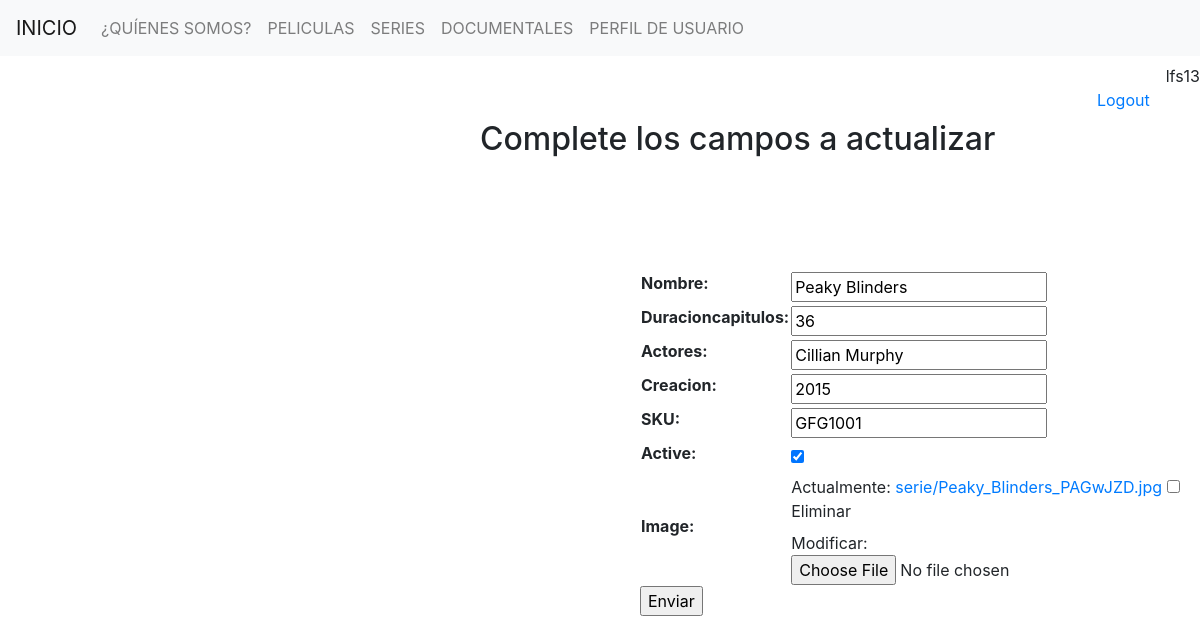
The page /series/update-serie/1/ (signed in) on the database its author committed.
### serie/models.py (models this page shows)
class Serie(models.Model):
    nombre = models.CharField(max_length=40)
    duracioncapitulos = models.IntegerField()
    actores = models.CharField(max_length=100)
    creacion =  models.IntegerField()
    SKU = models.CharField(max_length=30, unique=True)
    active = models.BooleanField(default=True)
    image = models.ImageField(upload_to = 'serie', blank=True, null=True)
    class Meta:
        verbose_name = 'serie'
        verbose_name_plural = 'series'

### serie/views.py (the view, shortened to what this page needs)
# urls.py: path('update-serie/<int:pk>/', Update_serie.as_view(), name = 'update_serie'),
class Update_serie(LoginRequiredMixin, UpdateView):
    model = Serie
    template_name = 'update_serie.html'
    fields = '__all__'

### templates/update_serie.html (shortened to what this page needs)
{% extends 'base.html' %}
{% block contenido %}
    {% if form %}
        <h2 style="margin-left:30rem">Complete los campos a actualizar</h2>
        <form action="" method="POST" style="margin-left:40rem;margin-top:7rem">
            <table>
                {{form.as_table}}
            </table>
            <input type="submit" , value="Enviar">
        </form>
    {% endif %}
{% endblock %}

### templates/base.html (shortened to what this page needs)
<!DOCTYPE html>
<html lang="en">
<head>
    <link rel="stylesheet" href="https://cdn.jsdelivr.net/npm/bootstrap@4.6.1/dist/css/bootstrap.min.css"
>
</head>
<body>
    <nav class="navbar navbar-expand-lg navbar-light bg-light">
        <a class="navbar-brand" href="/">INICIO</a>
        <div class="collapse navbar-collapse" id="navbarNavDropdown">
            <ul class="navbar-nav">
            <li class="nav-item">
                <a class="nav-link" href="/about/">¿QUÍENES SOMOS?</a>
            </li>
            <li class="nav-item">
                <a class="nav-link" href="/peliculas/">PELICULAS</a>
            </li>
            <li class="nav-item">
                <a class="nav-link" href="/series/">SERIES</a>
            </li>
            <li class="nav-item">
                <a class="nav-link" href="/documentales/">DOCUMENTALES</a>
            </li>
            <li class="nav-item">
                <a class="nav-link" href="/accounts/profile/">PERFIL DE USUARIO</a>
            </li>
        </ul>
        </div>
        </nav>
        <ul class="nav justify-content-end">
            {% if request.user.is_authenticated %}
            <li class="nav-item">
                    <li class="nav-item">
                <a class="nav-link active" href="/logout/">Logout</a>
            </li>
            <li class="nav-item" style= margin-top:0.5rem>
                <a> {{request.user.username}} </a>
            </li>
            {% endif %}
        </ul>
    {% block contenido %}
    {% endblock %}
</body>
</html>

### rows shown on the page
Serie: nombre "Peaky Blinders", duracioncapitulos "36", actores "Cillian Murphy", creacion "2015", SKU "GFG1001", active "☑"

### other values the page prints
{{ request.user.username }} "lfs13"
